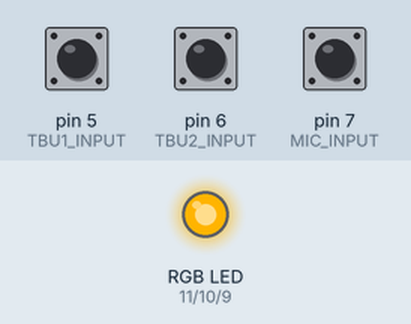
Bench run of a sketch on a simulated Arduino Uno, built with avr-gcc and run on an emulated ATmega328P. Shown: an RGB LED mixed from three pins (HIGH = lit). The inputs (shaded band) are chosen by the test bench; at power-on: pin 5 (TBU1_INPUT) HIGH, pin 7 (MIC_INPUT) HIGH, pin 6 (TBU2_INPUT) HIGH. Dim RGB values are drawn brighter than linear.

Above: at 1.2 s.
1.3 s: pin 5 (TBU1_INPUT) pulled LOW for 0.15 s
At 1.46 s:
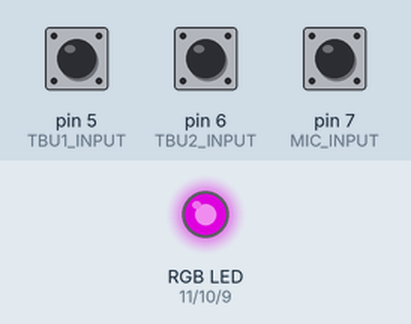
3.1 s: pin 7 (MIC_INPUT) pulled LOW for 0.15 s
At 3.26 s:
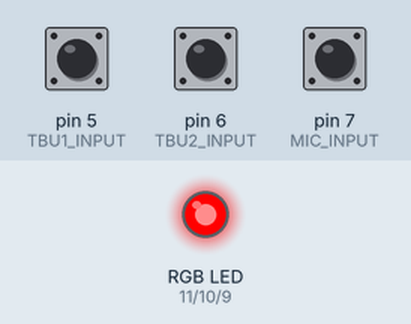
4.8 s: pin 7 (MIC_INPUT) pulled LOW for 1 s
At 6.9 s:
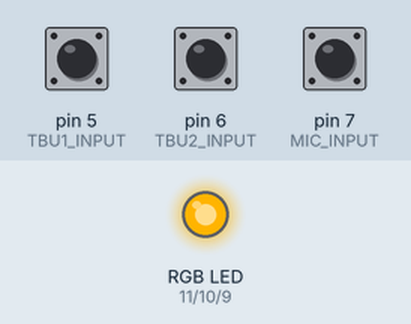
7.4 s: pin 7 (MIC_INPUT) pulled LOW for 3.2 s
At 8.2 s:
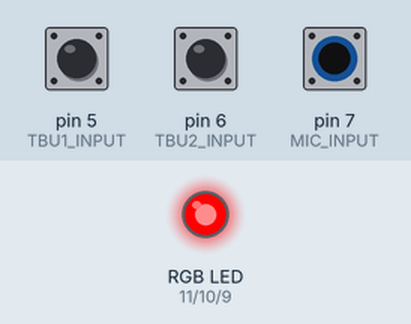
12.2 s: pin 5 (TBU1_INPUT) pulled LOW for 3.2 s
At 13.5 s:
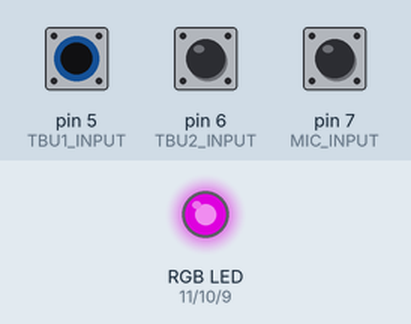
Timing chart, 0 to 17.1 s (numbered marks = the images above; inputs shaded):
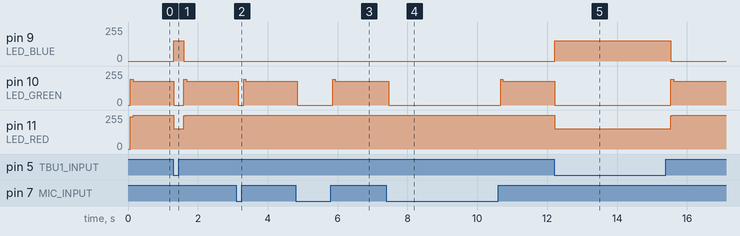

The sketch:

shrcontroller.ino
```cpp
/**
 *  LED Strip Controller
 *  Built for Sunshine Hospital Radio. SMD5050 LED strips used in studio to
 *  display the mic live and phone status.
 *  Author: Matt Ribbins (matt@mattyribbo.co.uk)
 *  Date: May 2018
 */

/**
  Redistribution and use in source and binary forms, with or without modification,
  are permitted provided that the following conditions are met:
  1. Redistributions of source code must retain the above copyright notice, this
     list of conditions and the following disclaimer.
  2. Redistributions in binary form must reproduce the above copyright notice,
     this list of conditions and the following disclaimer in the documentation
     and/or other materials provided with the distribution.

  THIS SOFTWARE IS PROVIDED BY THE COPYRIGHT HOLDERS AND CONTRIBUTORS "AS IS" AND
  ANY EXPRESS OR IMPLIED WARRANTIES, INCLUDING, BUT NOT LIMITED TO, THE IMPLIED
  WARRANTIES OF MERCHANTABILITY AND FITNESS FOR A PARTICULAR PURPOSE ARE
  DISCLAIMED. IN NO EVENT SHALL THE COPYRIGHT HOLDER OR CONTRIBUTORS BE LIABLE FOR
  ANY DIRECT, INDIRECT, INCIDENTAL, SPECIAL, EXEMPLARY, OR CONSEQUENTIAL DAMAGES
  (INCLUDING, BUT NOT LIMITED TO, PROCUREMENT OF SUBSTITUTE GOODS OR SERVICES;
  LOSS OF USE, DATA, OR PROFITS; OR BUSINESS INTERRUPTION) HOWEVER CAUSED AND ON
  ANY THEORY OF LIABILITY, WHETHER IN CONTRACT, STRICT LIABILITY, OR TORT
  (INCLUDING NEGLIGENCE OR OTHERWISE) ARISING IN ANY WAY OUT OF THE USE OF THIS
  SOFTWARE, EVEN IF ADVISED OF THE POSSIBILITY OF SUCH DAMAGE.

*/

/***
 *  User configuration values
 *
 *  Set the pins used on the Arduino controller for the LED strip, and input relays.
 *  LED pins must be PWM capable pins. Pin 9-11 is recommended.
 */
#define LED_RED     11
#define LED_GREEN   10
#define LED_BLUE    9
#define MIC_INPUT   7
#define TBU1_INPUT  5
#define TBU2_INPUT  6

#define LOOP_DELAY  20
#define FADE_SPEED  0.2
#define FLASH_SPEED 100
#define XFADE_HOLD  0
#define DEBOUNCE_UP_DELAY 100
#define DEBOUNCE_DOWN_DELAY 100
#define DEBOUNCE_HOLD_THRESHOLD 3000

/***
 * No more user editable values.
 */

// Uncomment if debug required.
// COM port 9600bps
//#define DEBUG_MODE
//#define DEBUG_MODE_EXTENDED

// Standard Colours
#define YELLOW 255,180,0
#define RED 255,0,0
#define GREEN 0,255,0
#define BLUE 0,0,255
#define WHITE 255,255,255
#define PURPLE 153,0,153

// Number definitions
#define MODE_STATIC 0
#define MODE_FADE 1
#define MODE_FLASH 2

#define FLASH_FORWARD 0
#define FLASH_REVERSE 1

// LED status
long rgb[3]           = { 0, 0, 0 }; // Current 'live; value
long prevRgb[3]       = { 0, 0, 0 }; // Previous colour
long newRgb[3]        = { 0, 0, 0 }; // Future colour (what we 'set')
long flashStartRgb[3] = { 0, 0, 0 }; // Flash start colour
long flashEndRgb[3]   = { 0, 0, 0 }; // Flash end colour
long bright[3] = { 255, 255, 255 }; // Brightness settings
int displayMode = MODE_STATIC;
long flashCounter = 0;
int flashDirection = 0;


// Relay status
bool micLive = LOW;
bool tbu1On = LOW;
bool tbu2On = LOW;
bool statusChange = false;
int tbu1DebounceTime = 0;

// Debug mode
#ifdef DEBUG_MODE
#define DEBUG_LOOP_COUNT 60
#endif

static int rgbpins[3] = { LED_RED, LED_GREEN, LED_BLUE }; // Used in loops


// Function Prototypes
void setLedColour(int, int, int);
void changeLedColour(void);

/**
 * Controller setup
 */
void setup () {
  int k;

  // Set up pins
  // INPUT if standard input, i.e. relay
  // INPUT_PULLUP if open connector output from remote
  randomSeed(analogRead(4));
  pinMode(LED_RED, OUTPUT);
  pinMode(LED_GREEN, OUTPUT);
  pinMode(LED_BLUE, OUTPUT);
  pinMode(MIC_INPUT, INPUT_PULLUP);
  pinMode(TBU1_INPUT, INPUT_PULLUP);
  pinMode(TBU2_INPUT, INPUT_PULLUP);

  // Initialise outputs
  for (k=0; k<3; k++) {
    analogWrite(rgbpins[k], rgb[k] * bright[k]/256);
  }
  setLedColour(YELLOW);

  tbu1DebounceTime = millis();

  #ifdef DEBUG_MODE
  Serial.begin(9600);
  #endif
}

/**
 * The Loop (TM)
 */
void loop() {
  // Check for mic live
  micLive = !digitalRead(MIC_INPUT);

  // Check TBU with Comrex Mic Light
  // Uses Pin 14 Hybrid 1 On Indication ** - NC connection.
  // Pulse when incoming call
  // High when call connected.
  tbu2On = !digitalRead(TBU2_INPUT);
  tbu2On = LOW;

  // Debouncer for TBU1 input
  if(tbu1On != (!digitalRead(TBU1_INPUT))) {
    if(tbu1On) {
      if ( (millis() - tbu1DebounceTime) > DEBOUNCE_UP_DELAY) {
        tbu1On = !digitalRead(TBU1_INPUT);
        tbu1DebounceTime = millis();
      }
    } else {
      if ( (millis() - tbu1DebounceTime) > DEBOUNCE_DOWN_DELAY) {
        tbu1On = !digitalRead(TBU1_INPUT);
        tbu1DebounceTime = millis();
      }
    }
  }

  // Lights logic starts here

  // Do we have a TBU call incoming?
  if((tbu1On == HIGH) || (tbu2On == HIGH)) {
    if(micLive == HIGH) {
      // Flash RED to PURPLE
      if((millis() - tbu1DebounceTime) > DEBOUNCE_HOLD_THRESHOLD) {
        setLedColour(RED);
        setLedMode(MODE_FLASH);
      } else {
        setLedColour(PURPLE);
        setLedMode(MODE_STATIC);
      }
    } else {
      // Flash YELLOW to PURPLE
      setLedColour(PURPLE);
      changeFlashEndColour(YELLOW);
      setLedMode(MODE_STATIC);
    }
  } else {
    if(micLive == HIGH) {
      // Static RED
      setLedColour(RED);
      setLedMode(MODE_FADE);
    } else {
      // Static YELLOW
      setLedColour(YELLOW);
      setLedMode(MODE_FADE);
    }
  }

  if(statusChange) {
    changeLedColour();
  }
  if(displayMode == MODE_FLASH) {
    flashLoop();
  }
  delay(LOOP_DELAY);
}

/***
 * Set the LED colour that we will change to.
 */
void setLedColour(int red, int green, int blue) {
  if((red != rgb[0]) || (green != rgb[1]) || (blue != rgb[2])) {
    newRgb[0] = red;
    newRgb[1] = green;
    newRgb[2] = blue;
    statusChange = true;

    #ifdef DEBUG_MODE
    Serial.print("SetLedColour | ");
    Serial.print(rgb[0]);
    Serial.print(" / ");
    Serial.print(rgb[1]);
    Serial.print(" / ");
    Serial.println(rgb[2]);
    #endif
  }
}

/**
 * Set the LED mode we will change to. Perform any tasks associated.
 */
void setLedMode(int mode) {
  if(displayMode == mode) return;

  #ifdef DEBUG
  Serial.print("SetLedMode | ");
  Serial.println(mode);
  #endif

  switch(mode) {
    case MODE_STATIC:
      displayMode = MODE_STATIC;
      break;
    case MODE_FADE:
      displayMode = MODE_FADE;
      break;
    case MODE_FLASH:
      displayMode = MODE_FLASH;
      break;
    default:
      displayMode = MODE_STATIC;
      break;
  }

  #ifdef DEBUG

  if (mode == MODE_FLASH) {
    Serial.print("SetLedMode | Flash Start: ");
    Serial.print(flashStartRgb[0]);
    Serial.print(" / ");
    Serial.print(flashStartRgb[1]);
    Serial.print(" / ");
    Serial.print(flashStartRgb[2]);
    Serial.print(" | End: ");
    Serial.print(flashEndRgb[0]);
    Serial.print(" / ");
    Serial.print(flashEndRgb[1]);
    Serial.print(" / ");
    Serial.println(flashEndRgb[2]);
  }
  #endif
}

/**
 * Make the change to the LED colour.
 */
void changeLedColour() {
  switch(displayMode) {
    case MODE_STATIC:
      changeImmediateLedColour();
      break;
    case MODE_FADE:
      fadeLedColour();
      break;
    case MODE_FLASH:
      startFlashLoop();
      break;
    default:
      break;
  }
  statusChange = false;

  #ifdef DEBUG
  Serial.print("changeLedColour | ");
  Serial.println(displayMode);
  if (mode == MODE_FLASH) {

  }
  #endif
}

/**
 * Immediately change the LED colour
 */
void changeImmediateLedColour() {
  analogWrite(LED_RED, newRgb[0]);
  analogWrite(LED_GREEN, newRgb[1]);
  analogWrite(LED_BLUE, newRgb[2]);
  rgb[0] = newRgb[0];
  rgb[1] = newRgb[1];
  rgb[2] = newRgb[2];

  #ifdef DEBUG_MODE
  Serial.print("changeImmediateLedColour | ");
  Serial.print(rgb[0]);
  Serial.print(" / ");
  Serial.print(rgb[1]);
  Serial.print(" / ");
  Serial.println(rgb[2]);
  #endif
}

void startFlashLoop() {
  flashStartRgb[0] = newRgb[0];
  flashStartRgb[1] = newRgb[1];
  flashStartRgb[2] = newRgb[2];
  flashEndRgb[0] = rgb[0];
  flashEndRgb[1] = rgb[1];
  flashEndRgb[2] = rgb[2];
  statusChange = false;
  #ifdef DEBUG
  Serial.print("startFlashLoop | Flash Start: ");
  Serial.print(flashStartRgb[0]);
  Serial.print(" / ");
  Serial.print(flashStartRgb[1]);
  Serial.print(" / ");
  Serial.print(flashStartRgb[2]);
  Serial.print(" | End: ");
  Serial.print(flashStartRgb[0]);
  Serial.print(" / ");
  Serial.print(flashStartRgb[1]);
  Serial.print(" / ");
  Serial.println(flashStartRgb[2]);
  #endif
}

void changeFlashEndColour(int red, int green, int blue) {
  if((red != flashEndRgb[0]) || (green != flashEndRgb[1]) || (blue != flashEndRgb[2])) {
    rgb[0] = red;
    rgb[1] = green;
    rgb[2] = blue;
    statusChange = true;

    #ifdef DEBUG_MODE
    Serial.print("changeFlashStartColour | ");
    Serial.print(rgb[0]);
    Serial.print(" / ");
    Serial.print(rgb[1]);
    Serial.print(" / ");
    Serial.println(rgb[2]);
    #endif
  }
}
/***
 * Loop for flash mode.
 */
void flashLoop() {
  // Do we flash old -> new or new -> old?
  if(flashCounter == 0) {
    newRgb[0] = flashStartRgb[0];
    newRgb[1] = flashStartRgb[1];
    newRgb[2] = flashStartRgb[2];
    #ifdef DEBUG_MODE_EXTENDED
    Serial.print("flashLoop | ");
    Serial.print(newRgb[0]);
    Serial.print(" / ");
    Serial.print(newRgb[1]);
    Serial.print(" / ");
    Serial.println(newRgb[2]);
    #endif
    changeImmediateLedColour();
    flashDirection = FLASH_FORWARD;
  }
  if(flashCounter >= FLASH_SPEED) {
    newRgb[0] = flashEndRgb[0];
    newRgb[1] = flashEndRgb[1];
    newRgb[2] = flashEndRgb[2];
    #ifdef DEBUG_MODE_EXTENDED
    Serial.print("flashLoop | ");
    Serial.print(newRgb[0]);
    Serial.print(" / ");
    Serial.print(newRgb[1]);
    Serial.print(" / ");
    Serial.println(newRgb[2]);
    #endif
    changeImmediateLedColour();
    flashDirection = FLASH_REVERSE;
  }

  if(flashDirection == 0) {
    flashCounter++;
  } else {
    flashCounter--;
  }
  #ifdef DEBUG_MODE_EXTENDED
  Serial.print("flashLoop | ");
  Serial.print(flashDirection);
  Serial.print(" - ");
  Serial.println(flashCounter);
  #endif
}

void fadeLedColour() {
  #ifdef DEBUG_MODE
    Serial.print("fadeLedColour | ");
    Serial.print(newRgb[0]);
    Serial.print(" / ");
    Serial.print(newRgb[1]);
    Serial.print(" / ");
    Serial.println(newRgb[2]);
    #endif
  crossFade(newRgb);
}


/**
 * Colour Crossfade - Calculate change steps
 * Reference: https://www.arduino.cc/en/Tutorial/ColorCrossfader
 */
int calculateStep(int prevValue, int endValue) {
  int step = endValue - prevValue; // What's the overall gap?
  if (step) {                      // If its non-zero,
    step = 1020/step;              //   divide by 1020
  }
  return step;
}

/**
 * Colour Crossfade - Calculate values
 * Reference: https://www.arduino.cc/en/Tutorial/ColorCrossfader
 */
int calculateVal(int step, int val, int i) {

  if ((step) && i % step == 0) { // If step is non-zero and its time to change a value,
    if (step > 0) {              //   increment the value if step is positive...
      val += 1;
    }
    else if (step < 0) {         //   ...or decrement it if step is negative
      val -= 1;
    }
  }
  // Defensive driving: make sure val stays in the range 0-255
  if (val > 255) {
    val = 255;
  }
  else if (val < 0) {
    val = 0;
  }
  return val;
}

/**
 * Colour crossfade
 * Reference: https://www.arduino.cc/en/Tutorial/ColorCrossfader
 */
void crossFade(long color[3]) {
  int stepR = calculateStep(prevRgb[0], color[0]);
  int stepG = calculateStep(prevRgb[1], color[1]);
  int stepB = calculateStep(prevRgb[2], color[2]);

  for (int i = 0; i <= 960; i++) {
    rgb[0] = calculateVal(stepR, rgb[0], i);
    rgb[1] = calculateVal(stepG, rgb[1], i);
    rgb[2] = calculateVal(stepB, rgb[2], i);

    analogWrite(LED_RED, rgb[0]);   // Write current values to LED pins
    analogWrite(LED_GREEN, rgb[1]);
    analogWrite(LED_BLUE, rgb[2]);

    delay(FADE_SPEED); // Pause for 'wait' milliseconds before resuming the loop

    #ifdef DEBUG_MODE_EXTENDED

    if (i == 0 or i % DEBUG_LOOP_COUNT == 0) { // beginning, and every loopCount times
      Serial.print("Loop/RGB: #");
      Serial.print(i);
      Serial.print(" | ");
      Serial.print(rgb[0]);
      Serial.print(" / ");
      Serial.print(rgb[1]);
      Serial.print(" / ");
      Serial.println(rgb[2]);
    }
    #endif
  }
  // Update current values for next loop
  prevRgb[0] = rgb[0];
  prevRgb[1] = rgb[1];
  prevRgb[2] = rgb[2];
  delay(XFADE_HOLD); // Pause for optional 'wait' milliseconds before resuming the loop
}
```

Measured:
- after the input at 1.3 s, pin 9 (LED_BLUE): 0/255 → 153/255 at once, → 0/255 0.29 s later; pin 10 (LED_GREEN): 180/255 → 0/255 at once, → 193/255 0.29 s later, → 180/255 0.08 s later; pin 11 (LED_RED): 255/255 → 153/255 at once, → 255/255 0.29 s later
- after the input at 3.1 s, pin 10 (LED_GREEN): 180/255 → 0/255 after 0.05 s, → 193/255 0.15 s later, → 180/255 0.07 s later
- after the input at 4.8 s, pin 10 (LED_GREEN): 180/255 → 0/255 after 0.05 s, → 193/255 1.0 s later, → 180/255 0.07 s later
- after the input at 7.4 s, pin 10 (LED_GREEN): 180/255 → 0/255 after 0.07 s, → 193/255 3.2 s later, → 180/255 0.07 s later
- after the input at 12.2 s, pin 9 (LED_BLUE): 0/255 → 153/255 at once, → 0/255 3.3 s later; pin 10 (LED_GREEN): 180/255 → 0/255 at once, → 193/255 3.3 s later, → 180/255 0.08 s later; pin 11 (LED_RED): 255/255 → 153/255 at once, → 255/255 3.3 s later
